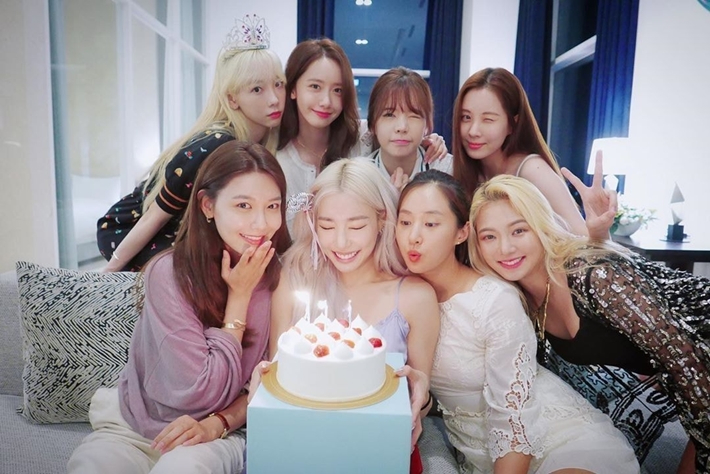
#> input picture 9/images/girls_img.jpg, 710 x 474 px, given in place of girls.jpg, which was not available
$ jupyter execute --allow-errors '[exp-9]segmentation.ipynb'   (text cells are left out)
#> lines starting #> are read from the running program, lines starting #| are printed output that depends on the picture; pictures that were not available may be replaced by others from this repository, and a replacement may not be noted
[cell 1]
import os
import urllib
import cv2
import numpy as np
from pixellib.semantic import semantic_segmentation
from matplotlib import pyplot as plt
# 저장할 파일 이름을 결정합니다
# 1. os.getenv(x)함수는 환경 변수x의 값을 포함하는 문자열 변수를 반환합니다. model_dir 에 "/aiffel/human_segmentation/models" 저장
# 2. #os.path.join(a, b)는 경로를 병합하여 새 경로 생성 model_file 에 "/aiffel/aiffel/human_segmentation/models/deeplabv3_xception_tf_dim_ordering_tf_kernels.h5" 저장
# 1

model_dir = './'
# 2
model_file = os.path.join(model_dir, 'deeplabv3_xception_tf_dim_ordering_tf_kernels.h5')

# PixelLib가 제공하는 모델의 url입니다
model_url = 'https://github.com/ayoolaolafenwa/PixelLib/releases/download/1.1/deeplabv3_xception_tf_dim_ordering_tf_kernels.h5'

# 다운로드를 시작합니다
urllib.request.urlretrieve(model_url, model_file) # urllib 패키지 내에 있는 request 모듈의 urlretrieve 함수를 이용해서 model_url에 있는 파일을 다운로드 해서 model_file 파일명으로 저장
#> (this line was passed over: the network is not available in this run)

#> (a cell that did not finish here is left out)

[cell 3]
def draw_image(img_path):
#> called with img_path = './images/girls.jpg'
    img_read = cv2.imread(img_path)
#> img_read is the input picture: shape (474, 710, 3); mean B, G, R 143.4, 138.9, 147
    print(img_read.shape)
#| (474, 710, 3)
    plt.imshow(cv2.cvtColor(img_read, cv2.COLOR_BGR2RGB))
    plt.show()
    return img_read # BGR image

[cell 4]
girls_img = draw_image('./images/girls.jpg')
man_img = draw_image('./images/man.jpg')
#> call 2 of draw_image, with img_path = './images/man.jpg'
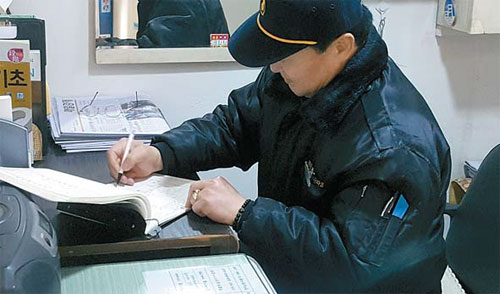
#> input picture 9/images/man.jpg, 500 x 294 px
#> in draw_image, img_read is the input picture: shape (294, 500, 3); mean B, G, R 116.9, 113.2, 102.5
#| (294, 500, 3)
cat_img = draw_image('./images/cat.jpg')
#> call 3 of draw_image, with img_path = './images/cat.jpg'
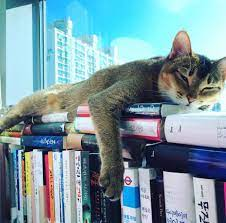
#> input picture 9/images/cat.jpg, 226 x 223 px
#> in draw_image, img_read is the input picture: shape (223, 226, 3); mean B, G, R 161.9, 153.2, 123.7
#| (223, 226, 3)
bg_sea_img = draw_image('./images/bg_sea.jpg')
#> call 4 of draw_image, with img_path = './images/bg_sea.jpg'
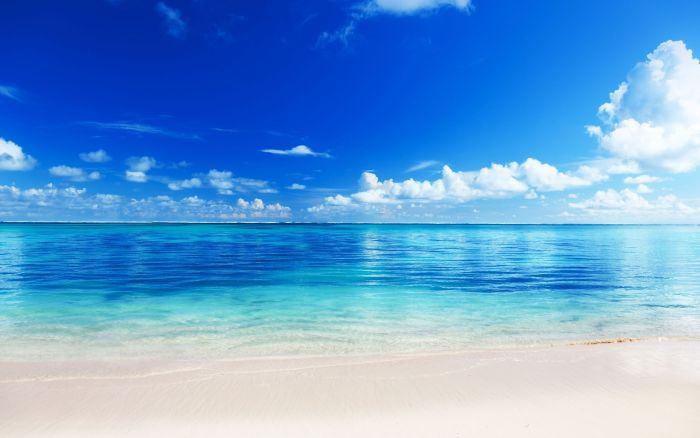
#> input picture 9/images/bg_sea.jpg, 700 x 438 px
#> in draw_image, img_read is the input picture: shape (438, 700, 3); mean B, G, R 214, 158, 101.4
#| (438, 700, 3)

[cell 5]
LABEL_NAMES = [
    'background', 'aeroplane', 'bicycle', 'bird', 'boat', 'bottle', 'bus',
    'car', 'cat', 'chair', 'cow', 'diningtable', 'dog', 'horse', 'motorbike',
    'person', 'pottedplant', 'sheep', 'sofa', 'train', 'tv'
]
# 분할된 클래스 id와 이름정보를 출력 하는 함수
def print_segvalue(segvalues):
    global LABEL_NAMES
    for class_id in segvalues['class_ids']:
        print('class_id=',class_id,'names=',LABEL_NAMES[class_id])

# 분할된 영역을 화면에 표시하는 함수
def draw_segment(model,image_path):
# segmentAsPascalvoc()함 수 를 호출 하여 입력된 이미지를 분할,
# 분할 출력의 배열을 가져옴, 분할 은 pacalvoc 데이터로 학습된 모델을 이용
    segvalues, output = model.segmentAsPascalvoc(image_path)
    plt.imshow(output)
    plt.show()
    return segvalues,output

# 분할된 영역 중에서 특정 색상과 일치하는 영역만 화면에 표시 하는 함수
def draw_seg_mask_by_color(seg_out,seg_color):
    seg_mask = np.all(seg_out==seg_color, axis=-1)
    print(seg_mask.shape)
    plt.imshow(seg_mask, cmap='gray')
    plt.show()
    # True과 False인 값을 각각 255과 0으로 바꿔줍니다
    mask_rgb = seg_mask.astype(np.uint8)*255
    return cv2.cvtColor(mask_rgb, cv2.COLOR_GRAY2BGR)

# fg_img에서 fg_mask를 제외한 나머지 영역을 blur 처리시키는 함수
def bluring_bg_image(fg_img,fg_mask):
    bg_img = fg_img.copy()
    blur_bg_img = cv2.blur(bg_img, (13,13)) # blurring kernel size 13x13
    bg_mask = cv2.bitwise_not(fg_mask)
    blur_bg_img = cv2.bitwise_and(blur_bg_img, bg_mask)
    img_concat = np.where(fg_mask==255,fg_img,blur_bg_img)
    plt.imshow(cv2.cvtColor(img_concat, cv2.COLOR_BGR2RGB))
    plt.show()

# fg_img에서 fg_mask를 제외한 나머지 영역을 bg_img로 대체시키는 함수
def chroma_key_bg_image(fg_img,fg_mask,bg_img):
    resized_bg_img = cv2.resize(bg_img,(fg_img.shape[1],fg_img.shape[0]))
    bg_mask = cv2.bitwise_not(fg_mask)
    masked_bg_img = cv2.bitwise_and(resized_bg_img, bg_mask)
    img_concat = np.where(fg_mask==255,fg_img,masked_bg_img)
    plt.imshow(cv2.cvtColor(img_concat, cv2.COLOR_BGR2RGB))
    plt.show()

[cell 6]
# PixelLib에서 분할출력 되었을때 사용되는 컬러맵 정보
colormap = np.zeros((256, 3), dtype = int)
ind = np.arange(256, dtype=int)

for shift in reversed(range(8)):
    for channel in range(3):
        colormap[:, channel] |= ((ind >> channel) & 1) << shift
    ind >>= 3

colormap[:20] #생성한 20개의 컬러맵 출력
